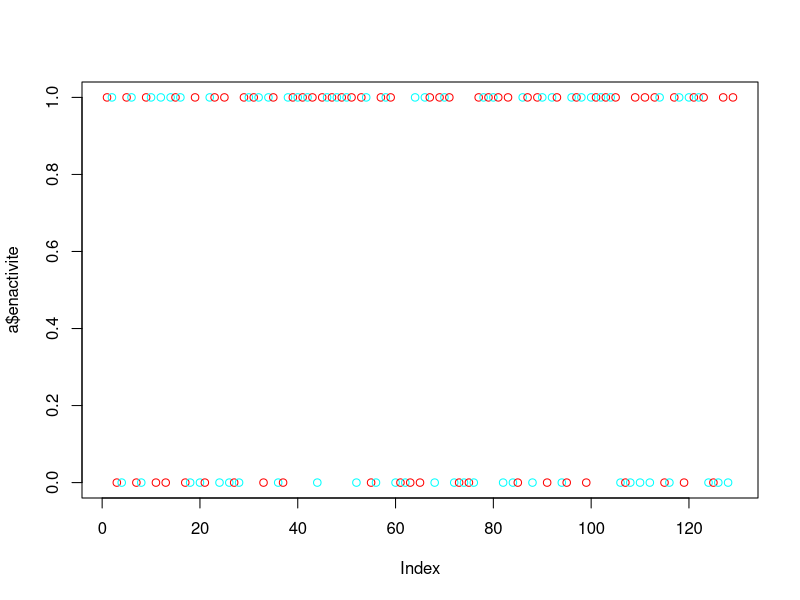
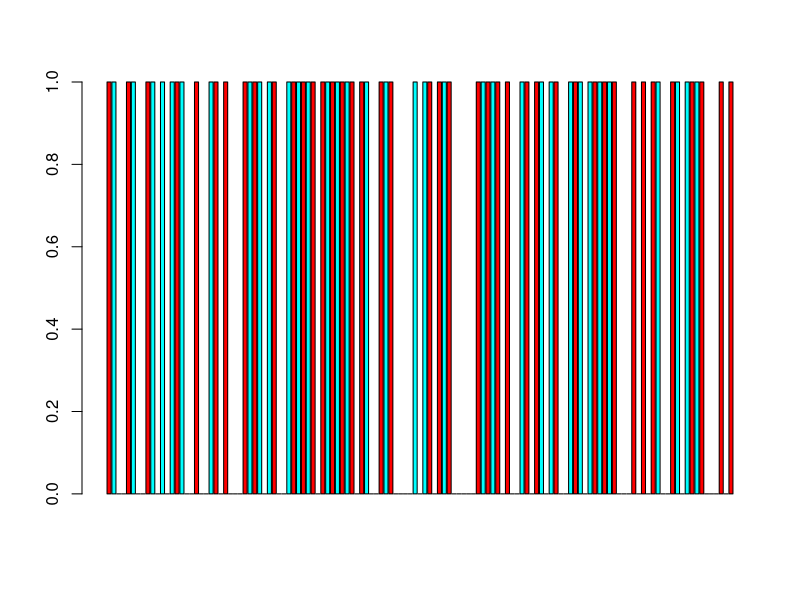
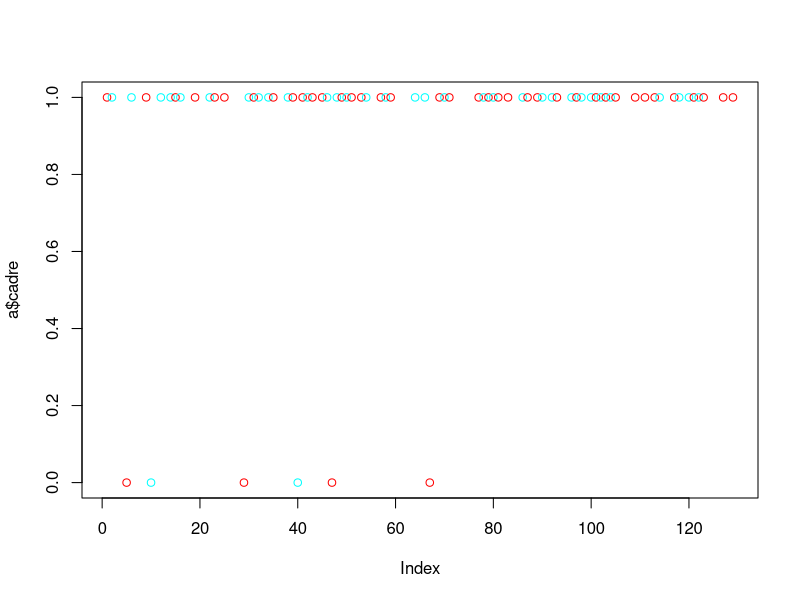
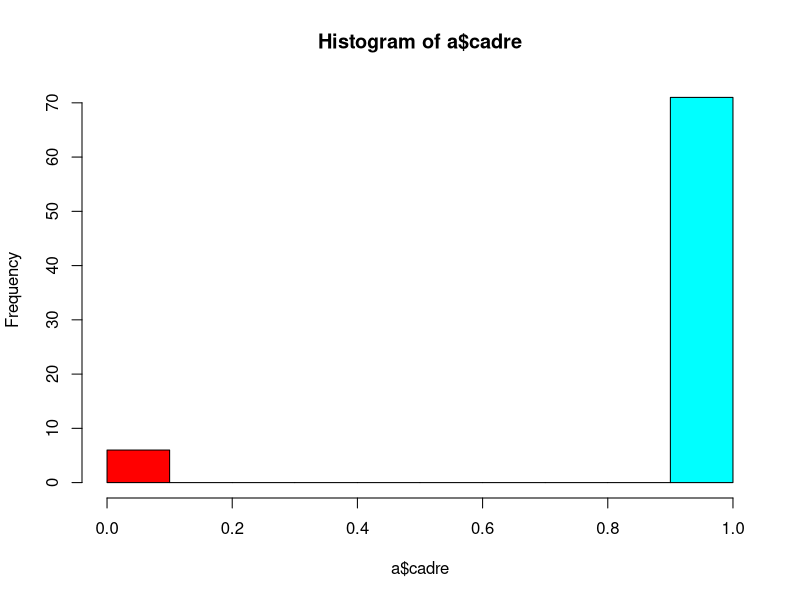

Source code (R) for these figures, in order: (Note: this script raises an error after producing the figures.)
#Projet Statistiques
#Abebe Fanuel p1311388
#Bouneffa Massinissa p1310939


#EXO 1
setwd("C:\\Users\\tfano_000\\Documents\\L3\\stat\\projet")
??csv
a=read.csv("enquete6mois.csv",header = TRUE, dec = ".", sep = ";", na.strings = "NC")
(a)
table(a)
summary(a)
plot(a$enactivite,  col=rainbow(2))
barplot(a$enactivite, col=rainbow(2))
plot(a$cadre,  col=rainbow(2))
hist(a$cadre, col=rainbow(2))
plot(a$contrat)
hist(a$salaire)
boxplot(a$salaire)
